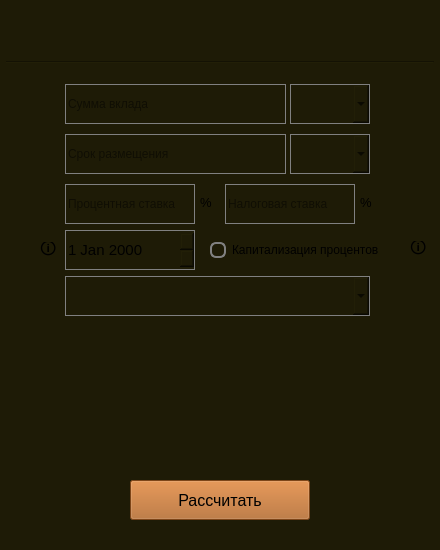
<?xml version="1.0" encoding="UTF-8"?>
<ui version="4.0">
 <class>s21_deposit</class>
 <widget class="QMainWindow" name="s21_deposit">
  <property name="geometry">
   <rect>
    <x>0</x>
    <y>0</y>
    <width>440</width>
    <height>550</height>
   </rect>
  </property>
  <property name="minimumSize">
   <size>
    <width>440</width>
    <height>550</height>
   </size>
  </property>
  <property name="maximumSize">
   <size>
    <width>440</width>
    <height>550</height>
   </size>
  </property>
  <property name="windowTitle">
   <string>Calculator (by kossadda)</string>
  </property>
  <property name="windowIcon">
   <iconset>
    <normaloff>../../pics/deposit.png</normaloff>../../pics/deposit.png</iconset>
  </property>
  <widget class="QWidget" name="centralwidget">
   <property name="minimumSize">
    <size>
     <width>440</width>
     <height>550</height>
    </size>
   </property>
   <property name="maximumSize">
    <size>
     <width>440</width>
     <height>550</height>
    </size>
   </property>
   <property name="styleSheet">
    <string notr="true">background-color: rgb(30, 27, 6);</string>
   </property>
   <widget class="Line" name="line">
    <property name="geometry">
     <rect>
      <x>6</x>
      <y>61</y>
      <width>428</width>
      <height>3</height>
     </rect>
    </property>
    <property name="orientation">
     <enum>Qt::Horizontal</enum>
    </property>
   </widget>
   <widget class="QLineEdit" name="sum_line">
    <property name="geometry">
     <rect>
      <x>65</x>
      <y>84</y>
      <width>221</width>
      <height>40</height>
     </rect>
    </property>
    <property name="sizePolicy">
     <sizepolicy hsizetype="Expanding" vsizetype="Preferred">
      <horstretch>0</horstretch>
      <verstretch>0</verstretch>
     </sizepolicy>
    </property>
    <property name="minimumSize">
     <size>
      <width>0</width>
      <height>20</height>
     </size>
    </property>
    <property name="maximumSize">
     <size>
      <width>16777215</width>
      <height>40</height>
     </size>
    </property>
    <property name="styleSheet">
     <string notr="true">border: 1px solid gray;</string>
    </property>
    <property name="placeholderText">
     <string>Сумма вклада</string>
    </property>
   </widget>
   <widget class="QComboBox" name="time_box">
    <property name="geometry">
     <rect>
      <x>290</x>
      <y>134</y>
      <width>80</width>
      <height>40</height>
     </rect>
    </property>
    <property name="sizePolicy">
     <sizepolicy hsizetype="Preferred" vsizetype="Preferred">
      <horstretch>0</horstretch>
      <verstretch>0</verstretch>
     </sizepolicy>
    </property>
    <property name="minimumSize">
     <size>
      <width>0</width>
      <height>20</height>
     </size>
    </property>
    <property name="maximumSize">
     <size>
      <width>16777215</width>
      <height>40</height>
     </size>
    </property>
    <property name="styleSheet">
     <string notr="true">border: 1px solid gray;</string>
    </property>
   </widget>
   <widget class="QLabel" name="info_label_2">
    <property name="geometry">
     <rect>
      <x>200</x>
      <y>190</y>
      <width>15</width>
      <height>25</height>
     </rect>
    </property>
    <property name="sizePolicy">
     <sizepolicy hsizetype="Fixed" vsizetype="Fixed">
      <horstretch>0</horstretch>
      <verstretch>0</verstretch>
     </sizepolicy>
    </property>
    <property name="font">
     <font>
      <pointsize>10</pointsize>
     </font>
    </property>
    <property name="text">
     <string>%</string>
    </property>
   </widget>
   <widget class="QComboBox" name="sum_box">
    <property name="geometry">
     <rect>
      <x>290</x>
      <y>84</y>
      <width>80</width>
      <height>40</height>
     </rect>
    </property>
    <property name="sizePolicy">
     <sizepolicy hsizetype="Preferred" vsizetype="Preferred">
      <horstretch>0</horstretch>
      <verstretch>0</verstretch>
     </sizepolicy>
    </property>
    <property name="minimumSize">
     <size>
      <width>0</width>
      <height>20</height>
     </size>
    </property>
    <property name="maximumSize">
     <size>
      <width>16777215</width>
      <height>40</height>
     </size>
    </property>
    <property name="styleSheet">
     <string notr="true">border: 1px solid gray;</string>
    </property>
   </widget>
   <widget class="QLineEdit" name="percent_pay">
    <property name="geometry">
     <rect>
      <x>65</x>
      <y>184</y>
      <width>130</width>
      <height>40</height>
     </rect>
    </property>
    <property name="minimumSize">
     <size>
      <width>0</width>
      <height>40</height>
     </size>
    </property>
    <property name="styleSheet">
     <string notr="true">border: 1px solid gray;</string>
    </property>
    <property name="placeholderText">
     <string>Процентная ставка</string>
    </property>
   </widget>
   <widget class="QLineEdit" name="time_line">
    <property name="geometry">
     <rect>
      <x>65</x>
      <y>134</y>
      <width>221</width>
      <height>40</height>
     </rect>
    </property>
    <property name="sizePolicy">
     <sizepolicy hsizetype="Expanding" vsizetype="Preferred">
      <horstretch>0</horstretch>
      <verstretch>0</verstretch>
     </sizepolicy>
    </property>
    <property name="minimumSize">
     <size>
      <width>0</width>
      <height>20</height>
     </size>
    </property>
    <property name="maximumSize">
     <size>
      <width>16777215</width>
      <height>40</height>
     </size>
    </property>
    <property name="styleSheet">
     <string notr="true">border: 1px solid gray;</string>
    </property>
    <property name="placeholderText">
     <string>Срок размещения</string>
    </property>
   </widget>
   <widget class="QPushButton" name="calculate">
    <property name="geometry">
     <rect>
      <x>130</x>
      <y>480</y>
      <width>180</width>
      <height>40</height>
     </rect>
    </property>
    <property name="sizePolicy">
     <sizepolicy hsizetype="Preferred" vsizetype="Preferred">
      <horstretch>0</horstretch>
      <verstretch>0</verstretch>
     </sizepolicy>
    </property>
    <property name="minimumSize">
     <size>
      <width>0</width>
      <height>20</height>
     </size>
    </property>
    <property name="maximumSize">
     <size>
      <width>16777215</width>
      <height>40</height>
     </size>
    </property>
    <property name="font">
     <font>
      <pointsize>12</pointsize>
     </font>
    </property>
    <property name="styleSheet">
     <string notr="true">QPushButton {
    background-color: rgb(175, 97, 33);
}

QPushButton:pressed {
    background-color: rgb(50, 50, 50);
}</string>
    </property>
    <property name="text">
     <string>Рассчитать</string>
    </property>
   </widget>
   <widget class="QLabel" name="info_label_3">
    <property name="geometry">
     <rect>
      <x>40</x>
      <y>242</y>
      <width>16</width>
      <height>16</height>
     </rect>
    </property>
    <property name="sizePolicy">
     <sizepolicy hsizetype="Fixed" vsizetype="Fixed">
      <horstretch>0</horstretch>
      <verstretch>0</verstretch>
     </sizepolicy>
    </property>
    <property name="font">
     <font>
      <pointsize>12</pointsize>
     </font>
    </property>
    <property name="toolTip">
     <string>&lt;html&gt;&lt;head/&gt;&lt;body&gt;&lt;p&gt;Начало срока&lt;/p&gt;&lt;/body&gt;&lt;/html&gt;</string>
    </property>
    <property name="styleSheet">
     <string notr="true">QToolTip {
	color: white;
	background-color: black;
	border: 1px solid white;
	border-radius: 15px;
}
</string>
    </property>
    <property name="text">
     <string>🛈</string>
    </property>
   </widget>
   <widget class="QLineEdit" name="percent_taxes">
    <property name="geometry">
     <rect>
      <x>225</x>
      <y>184</y>
      <width>130</width>
      <height>40</height>
     </rect>
    </property>
    <property name="minimumSize">
     <size>
      <width>0</width>
      <height>40</height>
     </size>
    </property>
    <property name="styleSheet">
     <string notr="true">border: 1px solid gray;</string>
    </property>
    <property name="placeholderText">
     <string>Налоговая ставка</string>
    </property>
   </widget>
   <widget class="QLabel" name="info_label_5">
    <property name="geometry">
     <rect>
      <x>360</x>
      <y>190</y>
      <width>15</width>
      <height>25</height>
     </rect>
    </property>
    <property name="sizePolicy">
     <sizepolicy hsizetype="Fixed" vsizetype="Fixed">
      <horstretch>0</horstretch>
      <verstretch>0</verstretch>
     </sizepolicy>
    </property>
    <property name="font">
     <font>
      <pointsize>10</pointsize>
     </font>
    </property>
    <property name="text">
     <string>%</string>
    </property>
   </widget>
   <widget class="QComboBox" name="payment_period">
    <property name="geometry">
     <rect>
      <x>65</x>
      <y>276</y>
      <width>305</width>
      <height>40</height>
     </rect>
    </property>
    <property name="styleSheet">
     <string notr="true">border: 1px solid gray;</string>
    </property>
    <property name="placeholderText">
     <string>Периодичность выплат</string>
    </property>
   </widget>
   <widget class="QComboBox" name="depositBox">
    <property name="geometry">
     <rect>
      <x>6</x>
      <y>9</y>
      <width>200</width>
      <height>50</height>
     </rect>
    </property>
    <property name="sizePolicy">
     <sizepolicy hsizetype="Preferred" vsizetype="Fixed">
      <horstretch>0</horstretch>
      <verstretch>50</verstretch>
     </sizepolicy>
    </property>
    <property name="minimumSize">
     <size>
      <width>200</width>
      <height>50</height>
     </size>
    </property>
    <property name="font">
     <font>
      <pointsize>15</pointsize>
      <bold>true</bold>
     </font>
    </property>
    <property name="styleSheet">
     <string notr="true">QComboBox { background-color: rgb(30, 27, 6); border: 15px; text-align: center; } QComboBox::drop-down { border: none; }</string>
    </property>
   </widget>
   <widget class="QWidget" name="verticalLayoutWidget">
    <property name="geometry">
     <rect>
      <x>20</x>
      <y>330</y>
      <width>191</width>
      <height>131</height>
     </rect>
    </property>
    <layout class="QVBoxLayout" name="verticalLayout"/>
   </widget>
   <widget class="QWidget" name="verticalLayoutWidget_2">
    <property name="geometry">
     <rect>
      <x>230</x>
      <y>330</y>
      <width>191</width>
      <height>131</height>
     </rect>
    </property>
    <layout class="QVBoxLayout" name="verticalLayout_2"/>
   </widget>
   <widget class="QDateEdit" name="begin">
    <property name="geometry">
     <rect>
      <x>65</x>
      <y>230</y>
      <width>130</width>
      <height>40</height>
     </rect>
    </property>
    <property name="font">
     <font>
      <pointsize>11</pointsize>
     </font>
    </property>
    <property name="styleSheet">
     <string notr="true">border: 1px solid gray;</string>
    </property>
    <property name="calendarPopup">
     <bool>false</bool>
    </property>
   </widget>
   <widget class="QCheckBox" name="capital">
    <property name="geometry">
     <rect>
      <x>210</x>
      <y>238</y>
      <width>201</width>
      <height>24</height>
     </rect>
    </property>
    <property name="styleSheet">
     <string notr="true">QCheckBox::indicator {
    border: 2px solid #808080;
    width: 12px;
    height: 12px;
    border-radius: 6px;
}

QCheckBox::indicator:checked {
    background-color: #ffA500;
    border: 3px solid #808080;
}
</string>
    </property>
    <property name="text">
     <string>Капитализация процентов</string>
    </property>
    <property name="tristate">
     <bool>false</bool>
    </property>
   </widget>
   <widget class="QLabel" name="info_label_4">
    <property name="geometry">
     <rect>
      <x>410</x>
      <y>241</y>
      <width>16</width>
      <height>16</height>
     </rect>
    </property>
    <property name="sizePolicy">
     <sizepolicy hsizetype="Fixed" vsizetype="Fixed">
      <horstretch>0</horstretch>
      <verstretch>0</verstretch>
     </sizepolicy>
    </property>
    <property name="font">
     <font>
      <pointsize>12</pointsize>
     </font>
    </property>
    <property name="toolTip">
     <string>&lt;html&gt;&lt;head/&gt;&lt;body&gt;&lt;p&gt;Капитализация - свойство вклада, при котором начисленные проценты не отдаются на руки держателю, а прибавляются к вкладу. Таким образом сумма вклада растет с каждой выплатой процентов.&lt;/p&gt;&lt;/body&gt;&lt;/html&gt;</string>
    </property>
    <property name="styleSheet">
     <string notr="true">QToolTip {
	color: white;
	background-color: black;
	border: 1px solid white;
	border-radius: 15px;
}
</string>
    </property>
    <property name="text">
     <string>🛈</string>
    </property>
   </widget>
  </widget>
 </widget>
 <resources/>
 <connections/>
</ui>
